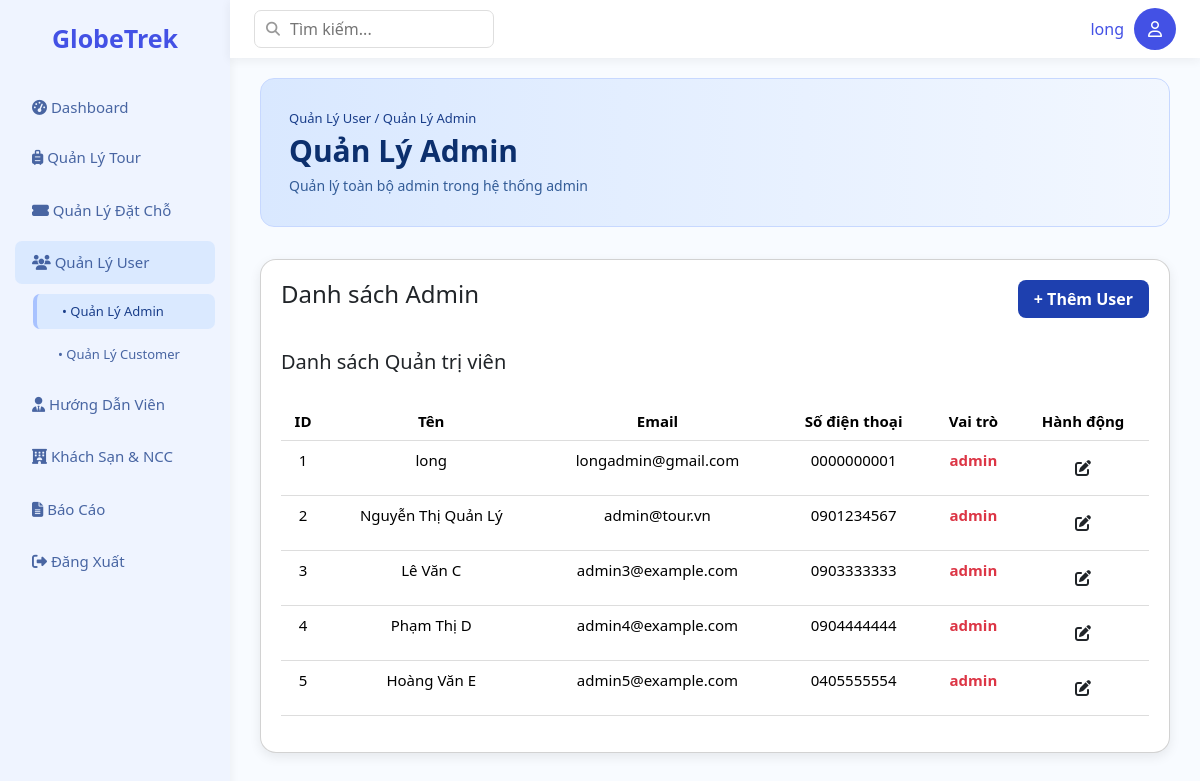
The page /Base/?action=list-admin (signed in) on the database its author committed.
### tables this page shows
CREATE TABLE `users` (
  `id` int NOT NULL,
  `email` varchar(150) NOT NULL,
  `password` varchar(255) NOT NULL,
  `name` varchar(100) NOT NULL,
  `phone` varchar(20) NOT NULL,
  `role` enum('admin','customer','guide') NOT NULL,
  `created_at` timestamp NULL DEFAULT CURRENT_TIMESTAMP
);

### Base/controllers/UsersController.php (called while the page is built, shortened)
<?php
class UsersController {
    public function listAdmin() {
        $user = new UserModel();
        $listUser = $user->getList();
        require_once PATH_VIEW . "main.php";
    }
}

### Base/index.php (called while the page is built, shortened)
<?php
spl_autoload_register(function ($class) {
    $fileName = "$class.php";
    $fileModel              = PATH_MODEL . $fileName;
});
require_once './routes/index.php';

### Base/models/BaseModel.php (called while the page is built, shortened)
<?php
class BaseModel
{
    protected $pdo;
    public function __construct()
    {
        $dsn = sprintf('mysql:host=%s;port=%s;dbname=%s;charset=utf8', DB_HOST, DB_PORT, DB_NAME);
        try {
            $this->pdo = new PDO($dsn, DB_USERNAME, DB_PASSWORD, DB_OPTIONS);
        } catch (PDOException $e) {
            die("Kết nối cơ sở dữ liệu thất bại: {$e->getMessage()}. Vui lòng thử lại sau.");
        }
    }
    public function __destruct()
    {
        $this->pdo = null;
    }
    public function getConnection()
    {
        return $this->pdo;
}
}

### Base/models/UserModel.php (called while the page is built, shortened)
<?php
class UserModel extends BaseModel
{
    public $pdo;
    public function __construct()
    {
        $baseModel = new BaseModel();
        $this->pdo = $baseModel->getConnection();
    }
    public function getList()
    {
        $sql = "SELECT * FROM users";
        $stmt = $this->pdo->prepare($sql);
        $stmt->execute();
        return $stmt->fetchAll();
    }
}

### Base/views/admin/user/list-admin.php (the view)
<?php include 'views/layout/header.php'; ?>
<div class="main">
    <div class="header-wrapper">
        <div class="header-content">
            <div class="breadcrumb">Quản Lý User / Quản Lý Admin</div>
            <h2 class="page-title">Quản Lý Admin</h2>
            <p class="page-sub">Quản lý toàn bộ admin trong hệ thống admin</p>
        </div>
    </div>
    <div class="card">
        <div class="toph4">
            <h4>Danh sách Admin</h4>
            <a href="<?= BASE_URL ?>?action=create-user" class="btn btn-nut">+ Thêm User</a>
        </div>
        <h5 class="mt-3">Danh sách Quản trị viên</h5>
        <table class="table">
            <thead>
                <tr>
                    <th>ID</th>
                    <th>Tên</th>
                    <th>Email</th>
                    <th>Số điện thoại</th>
                    <th>Vai trò</th>
                    <th>Hành động</th>
                </tr>
            </thead>
            <tbody>
                <?php $index = 1; foreach ($listUser as $user): if ($user['role'] == 'admin'): ?>
                    <tr>
                        <td><?= $index++ ?></td>
                        <td><?= $user['name'] ?></td>
                        <td><?= $user['email'] ?></td>
                        <td><?= $user['phone'] ?></td>
                        <td><span class="text-danger fw-bold"><?= $user['role'] ?></span></td>
                        <td>
                            <a href="<?= BASE_URL ?>?action=detail-user&id=<?= $user['id'] ?>" class="btn edit"><i class="fas fa-edit"></i></a>
                    </tr>
                <?php endif; endforeach; ?>
            </tbody>
        </table>
    </div>
</div>
<?php include 'views/layout/footer.php'; ?>

### Base/assets/css/layout.css (style rules this page uses)
:root { --orange: rgba(186, 207, 255, 0.142); --orange-active: rgba(200, 222, 255, 0.525); --orange-light: #bacfffff; --bg: #f8fbff; --white: #ffffff; --text: #4351e5; --muted: #2e4e94dd; --radius: 7px; --shadow: 0 2px 10px rgba(45, 45, 45, 0.07); font-family: "Inter", sans-serif; }
body { margin: 0; background: var(--bg); color: var(--text); overflow-x: hidden; }
.main { padding: 20px 30px; }

### Base/assets/css/table.css (style rules this page uses)
table { width: 100%; border-collapse: collapse; margin-top: 20px; }
th, td { padding: 14px; border-bottom: 1px solid #ddd; font-size: 15px; text-align: center; }
th { text-align: left; background: #f0f1ff; font-weight: 600; text-align: center; }
.btn-nut { background: #1e40af; color: var(--white); border: none; padding: 7px 16px; font-weight: 600; transition: opacity 0.2s; border-radius: 8px; }
.card { background: white; padding: 20px; border-radius: 16px; box-shadow: 0 4px 12px rgba(0, 0, 0, 0.08); margin-bottom: 20px; }
.toph4 { display: flex; justify-content: space-between; align-items: center; margin-bottom: 16px; }
.header-wrapper { background: linear-gradient(to right, #d9e8ff, #f2f7ff); padding: 30px 28px; border-radius: 14px; border: 1px solid #c7d8ff; margin-bottom: 32px; }
.header-content .breadcrumb { font-size: 13px; color: #1a3e8a; margin-bottom: 4px; font-weight: 500; }
.page-title { font-size: 30px; margin: 0; font-weight: 800; color: #0c2f6d; }
.page-sub { margin: 6px 0 0; font-size: 14px; color: #335c97; }

### rows shown on the page
users: name "long", email "longadmin@gmail.com", phone "0000000001", role "admin"
users: name "Nguyễn Thị Quản Lý", email "admin@tour.vn", phone "0901234567", role "admin"
users: name "Lê Văn C", email "admin3@example.com", phone "0903333333", role "admin"
users: name "Phạm Thị D", email "admin4@example.com", phone "0904444444", role "admin"
users: name "Hoàng Văn E", email "admin5@example.com", phone "0405555554", role "admin"

### other values the page prints
$_SESSION['user']['name'] "long"
